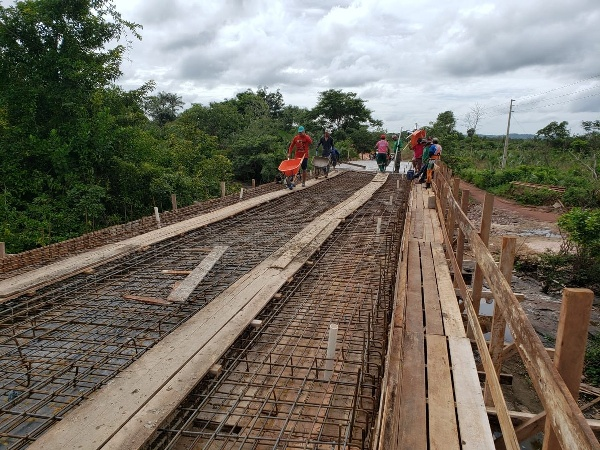
#> input picture src/ponte.jpg, 600 x 450 px
$ python Atividade24.py
#> lines starting #> are read from the running program, lines starting #| are printed output that depends on the picture
import numpy as np
import cv2

img = cv2.imread('ponte.jpg')
#> img is the input picture: shape (450, 600, 3); mean B, G, R 100.2, 111.5, 117
img = img[::2,::2] # Diminui a imagem
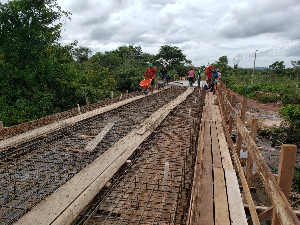
#> img: shape (225, 300, 3); mean B, G, R 100.4, 111.5, 117.1
suave = np.vstack([
 np.hstack([img,
 cv2.medianBlur(img, 3)]),
 np.hstack([cv2.medianBlur(img, 5),
 cv2.medianBlur(img, 7)]),
 np.hstack([cv2.medianBlur(img, 9),
 cv2.medianBlur(img, 11)]),
 ])
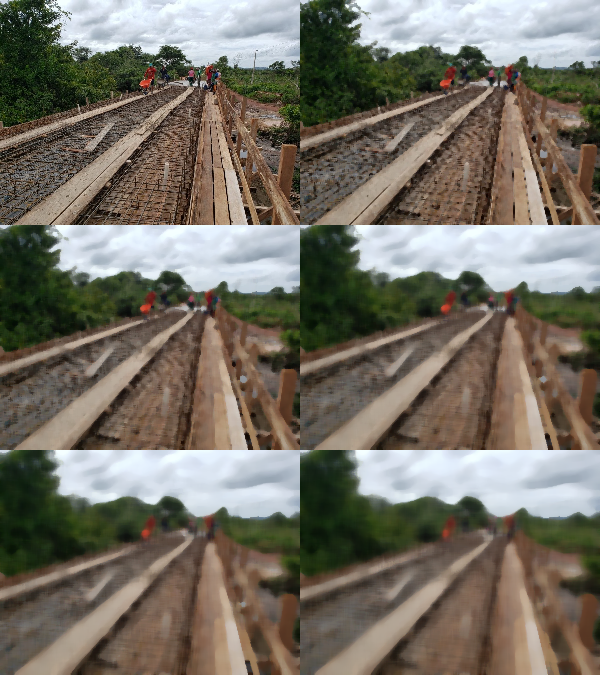
#> suave: shape (675, 600, 3); mean B, G, R 100.8, 112.2, 117.9
cv2.imshow("Imagem original e suavisadas pela mediana", suave)
cv2.waitKey(0)

$ run again, with src/Cris.jpg copied over src/ponte.jpg
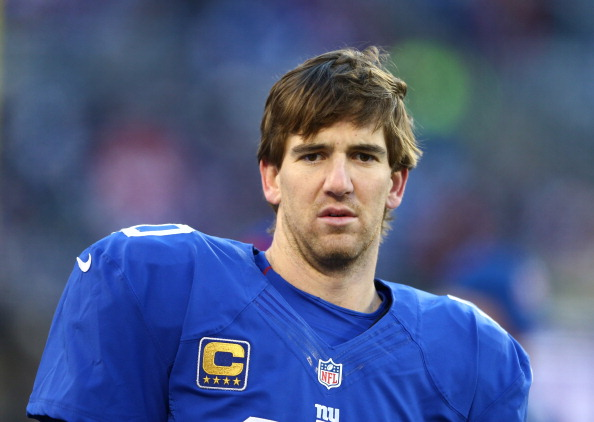
#> input picture src/Cris.jpg, 594 x 422 px
#> img is the input picture: shape (422, 594, 3); mean B, G, R 131.2, 89.4, 76.5
#> `img = img[::2,::2]`:
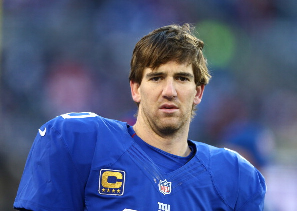
#> img: shape (211, 297, 3); mean B, G, R 130.9, 89.4, 76.4
#> `suave = np.vstack([ np.hstack([img, cv2.medianBlur(img, 3)]), np.hstac..`:
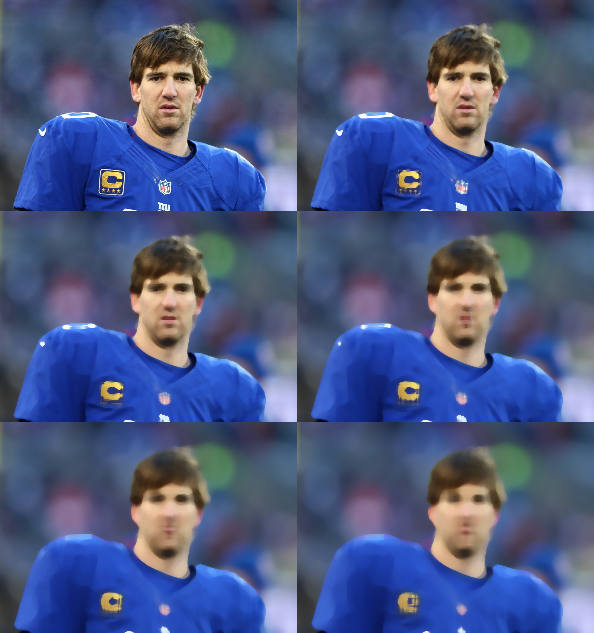
#> suave: shape (633, 594, 3); mean B, G, R 130.9, 88.8, 75.7
